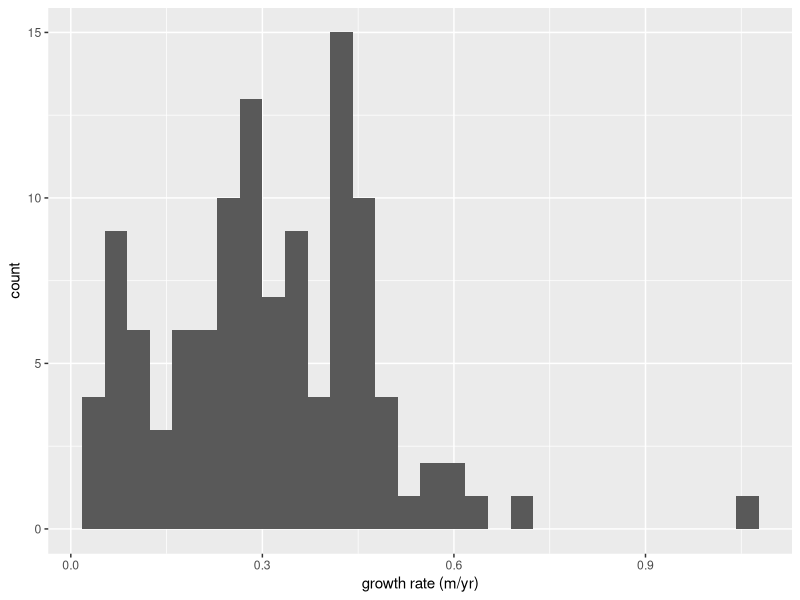
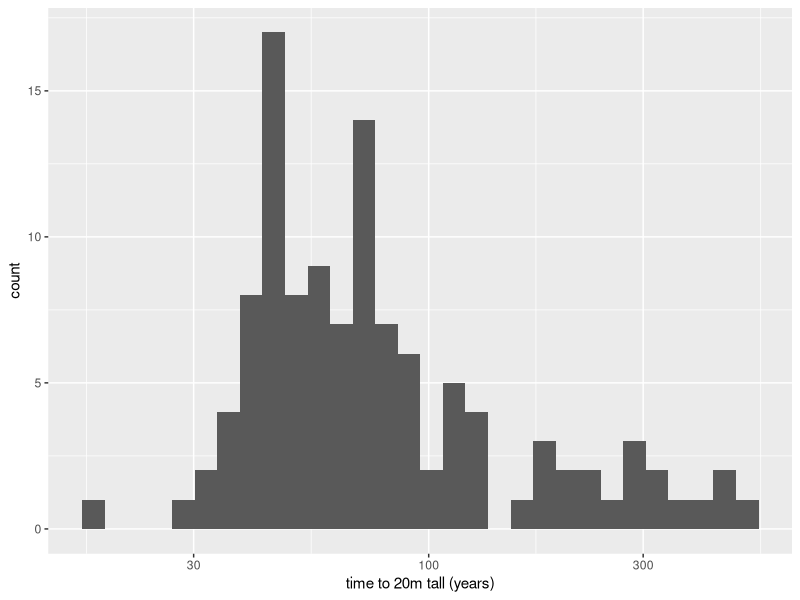

Reproduce these figures in R, in order. (Note: this script raises an error after producing the figures.)
library(tidyverse)
library(lme4)

# load data and filter
#data <- baad.data::baad_data()$data %>%  
#  as_tibble() %>% filter(!is.na(age))

data<-read.csv("data/BAAD/baad_with_map.csv",stringsAsFactors = FALSE)

# plot height vs age for trees < 200 years old
data %>% 
  filter(age < 201) %>% 
  group_by(location) %>% 
  filter(max(age) > 10) %>% 
  filter(!is.na(mean_annual_precipitation))%>%
  ungroup()->smallish

# random slope for each site
m <- lmer(h.t~0+(0+age|location),data=smallish)
# random term for species nested within site
m2 <- lmer(h.t~0+(0+age|location/species),data=smallish)

slopes<-coef(m2)$location


ggplot(slopes,aes(x=age))+geom_histogram()+xlab("growth rate (m/yr)")
ggplot(slopes,aes(x=20/age))+geom_histogram()+xlab("time to 20m tall (years)")+scale_x_log10()

data.fitted <- broom::augment(m2) %>% arrange(location, age)

ggplot(data.fitted, aes(age, h.t,colour=species)) + geom_point() + 
  geom_line(aes(age, .fitted,colour=species)) + 
  facet_wrap(~location)+theme(legend.position = "none")

data.fitted$map<-data$mean_annual_precipitation[match(data.fitted$location,data$location)]

data.fitted$growth.rate<-data.fitted$.fitted/data.fitted$age

data.fitted %>%
  group_by(location,species)%>%
  summarize(map=mean(map),growth.rate=mean(growth.rate))->species_df


ggplot(species_df,aes(x=map,y=growth.rate))+geom_point()+geom_smooth(method="lm")+theme_bw()+
  ggtitle("Climate Effects on Growth Rate of Trees") + 
  ylab("growth rate (m/year)") + 
  xlab("mean annual precipitation (mm)")


m3 <- lmer(h.t~0+age:mean_annual_precipitation+(0+age|location/species),data=smallish)
summary(m3)
anova(m2,m3)

m4<-lm(growth.rate~map,data=species_df)
summary(m4)

